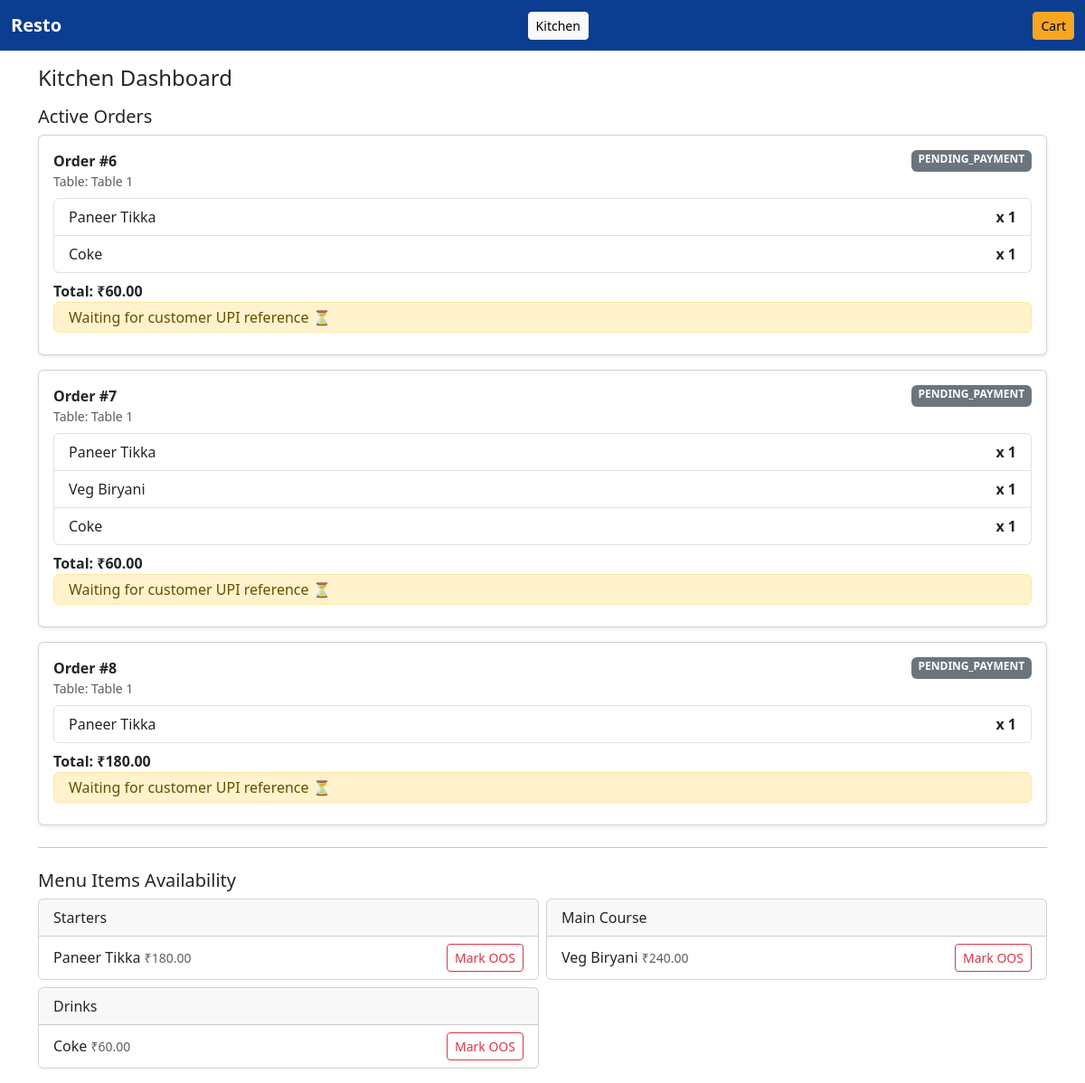
/kitchen/ (signed in), run on an earlier commit of the app's database.
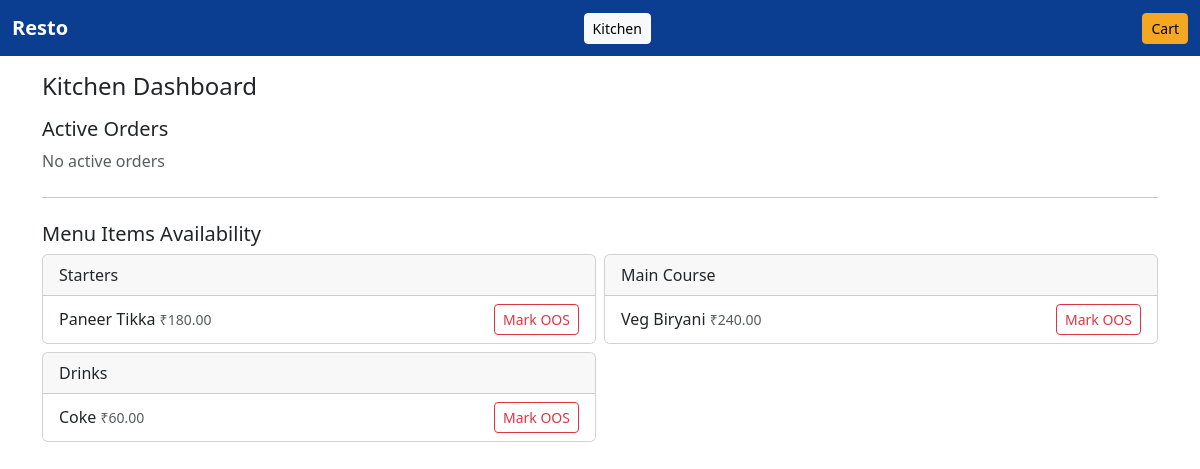
And on a later commit of the database.
### billingapp/models.py (models this page shows, shortened)
class Order(models.Model):
    STATUS_CHOICES = [
        ("pending_payment", "Pending Payment"),
        ("paid", "Paid"),
        ("accepted", "Accepted by Kitchen"),
        ("preparing", "Preparing"),
        ("served", "Served"),
        ("cancelled", "Cancelled"),
    ]
    table = models.ForeignKey(Table, on_delete=models.PROTECT, related_name="orders")
    status = models.CharField(max_length=20, choices=STATUS_CHOICES, default="pending_payment")
    created_at = models.DateTimeField(auto_now_add=True)
    updated_at = models.DateTimeField(auto_now=True)
    payment_id = models.CharField(max_length=200, blank=True)  # gateway id later
    amount = models.DecimalField(max_digits=10, decimal_places=2, null=True, blank=True)
    payment_reference = models.CharField(max_length=100, blank=True, default=None, null=True,unique=True)

class Table(models.Model):
    name = models.CharField(max_length=50, unique=True)
    token = models.CharField(max_length=24, unique=True, editable=False, db_index=True)
    is_active = models.BooleanField(default=True)

class OrderItem(models.Model):
    order = models.ForeignKey(Order, on_delete=models.CASCADE, related_name="items")
    item = models.ForeignKey(MenuItem, on_delete=models.PROTECT)
    qty = models.PositiveIntegerField(default=1)
    class Meta:
        unique_together = ("order", "item")

class MenuItem(models.Model):
    category = models.ForeignKey(MenuCategory, on_delete=models.CASCADE, related_name="items")
    name = models.CharField(max_length=200)
    price = models.DecimalField(max_digits=10, decimal_places=2)
    is_available = models.BooleanField(default=True)
    sort_order = models.PositiveIntegerField(default=0)
    class Meta:
        unique_together = ("category", "name")
        ordering = ["category__sort_order", "category__name", "sort_order", "name"]

class MenuCategory(models.Model):
    name = models.CharField(max_length=100, unique=True)
    sort_order = models.PositiveIntegerField(default=0)
    class Meta:
        ordering = ["sort_order", "name"]

### billingapp/views.py (the view)
# urls.py: path('kitchen/', views.kitchen_dashboard, name='kitchen_dashboard'),
@user_passes_test(is_staff_or_super)
def kitchen_dashboard(request):
    orders = Order.objects.exclude(status__in=["served", "cancelled"]).order_by("created_at")
    categories = MenuCategory.objects.prefetch_related("items").all()
    return render(request, "billingapp/kitchen_dashboard.html", {
        "orders": orders,
        "categories": categories
    })

### billingapp/views.py (called while the page is built)
def is_staff_or_super(user):
    return user.is_authenticated and (user.is_staff or user.is_superuser)

### billingapp/templates/billingapp/kitchen_dashboard.html (shortened to what this page needs)
{% extends "billingapp/base.html" %}
{% block content %}
<h4>Kitchen Dashboard</h4>
<h5 class="mt-3 mb-2">Active Orders</h5>
{% if orders %}
  {% for order in orders %}
    <div class="card mb-3 shadow-sm">
      <div class="card-body">
        <div class="d-flex justify-content-between">
          <strong>Order #{{ order.id }}</strong>
          <span class="badge bg-secondary text-uppercase">{{ order.status }}</span>
        </div>
        <div class="small text-muted mb-2">
          Table: {{ order.table.name }}
        </div>
        <ul class="list-group mb-2">
          {% for row in order.items.all %}
          <li class="list-group-item d-flex justify-content-between">
            <span>{{ row.item.name }}</span>
            <span class="fw-bold">x {{ row.qty }}</span>
          </li>
          {% endfor %}
        </ul>
        <div class="mt-2 fw-bold">Total: ₹{{ order.amount }}</div>
        {% if order.status == "pending_payment" %}
          {% if order.payment_reference %}
            <div class="alert alert-info py-1 mb-2">
              <strong>UTR:</strong> {{ order.payment_reference }}
            </div>
            <form action="{% url 'verify_payment' order.id %}" method="post" class="d-grid mb-2">
              {% csrf_token %}
              <button class="btn btn-success btn-sm">✅ Verify Payment</button>
            </form>
          {% else %}
            <div class="alert alert-warning py-1 mb-2">
              Waiting for customer UPI reference ⏳
            </div>
          {% endif %}
        {% endif %}
      </div>
    </div>
  {% endfor %}
{% else %}
  <p class="text-muted mb-4">No active orders</p>
{% endif %}
<hr class="my-4">
<h5>Menu Items Availability</h5>
<div class="row row-cols-1 row-cols-md-2 g-2">
  {% for cat in categories %}
  <div class="col">
    <div class="card">
      <div class="card-header">{{ cat.name }}</div>
      <ul class="list-group list-group-flush">
        {% for it in cat.items.all %}
        <li class="list-group-item d-flex justify-content-between align-items-center">
          <span>
            {{ it.name }} <small class="text-muted">₹{{ it.price }}</small>
          </span>
          <form method="post" action="{% url 'toggle_item_availability' it.id %}">
            {% if it.is_available %}
              <button class="btn btn-sm btn-outline-danger">Mark OOS</button>
            {% else %}
              <button class="btn btn-sm btn-outline-success">Mark Available</button>
            {% endif %}
          </form>
        </li>
        {% endfor %}
      </ul>
    </div>
  </div>
  {% endfor %}
</div>
{% endblock %}

### billingapp/templates/billingapp/base.html (shortened to what this page needs)
{% load static %}
<!doctype html>
<html lang="en">
  <head>
    <link href="https://cdn.jsdelivr.net/npm/bootstrap@5.3.3/dist/css/bootstrap.min.css" rel="stylesheet">
    <link href="{% static 'css/theme.css' %}" rel="stylesheet">
  </head>
  <body>
    <nav class="navbar navbar-expand-lg navbar-dark bg-navy">
      <div class="container-fluid">
        <a class="navbar-brand fw-bold" href="/">Resto</a>
        <a href="{% url 'kitchen_dashboard' %}" class="btn btn-sm btn-light ms-2">Kitchen</a>
        <a href="{% url 'view_cart' %}" class="btn btn-sm btn-accent position-relative">
            Cart
        </a>
      </div>
    </nav>
    <main class="container py-3">
      {% block content %}{% endblock %}
    </main>
  </body>
</html>

### billingapp/static/css/theme.css (style rules this page uses)
:root { --navy:#0b3d91; --accent:#f5a623; }
.bg-navy { background-color: var(--navy) !important; }
.btn-accent { background-color: var(--accent); border-color: var(--accent); color:#000; }

What changed in the data, as far as the page shows it:
removed Order: id "6", status "PENDING_PAYMENT", table.name "Table 1", amount "60.00", payment_reference "Waiting for customer UPI reference ⏳"
removed OrderItem: item.name "Paneer Tikka", qty "1", shown under "6"
removed OrderItem: item.name "Coke", qty "1", shown under "6"
removed Order: id "7", status "PENDING_PAYMENT", table.name "Table 1", amount "60.00", payment_reference "Waiting for customer UPI reference ⏳"
removed OrderItem: item.name "Paneer Tikka", qty "1", shown under "7"
removed OrderItem: item.name "Veg Biryani", qty "1", shown under "7"
removed OrderItem: item.name "Coke", qty "1", shown under "7"
removed Order: id "8", status "PENDING_PAYMENT", table.name "Table 1", amount "180.00", payment_reference "Waiting for customer UPI reference ⏳"
removed OrderItem: item.name "Paneer Tikka", qty "1", shown under "8"
Also different on the page:
text now shown: "No active orders"
